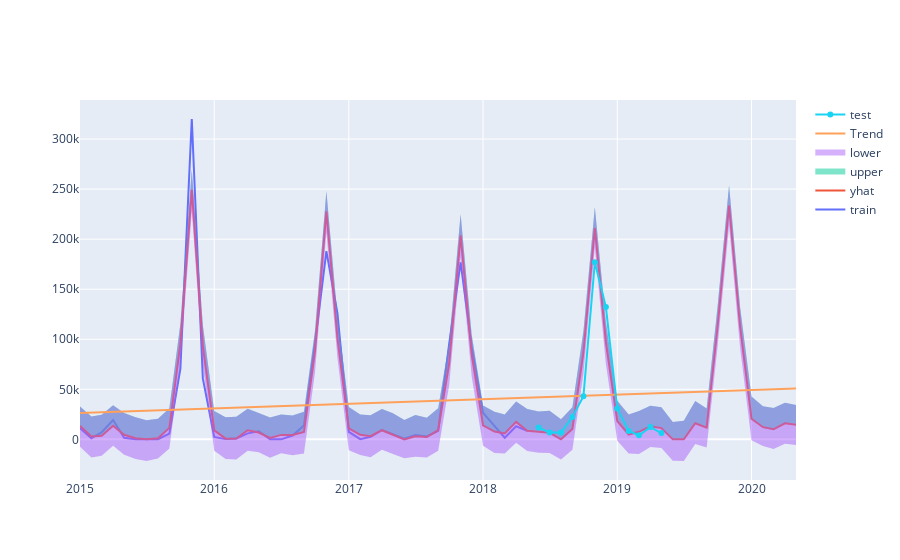

Write notebook code for a chart like this one.
### Code cell
py.iplot([
    go.Scatter(x=df_train['ds'], y=df_train['y'], name='train'),
    go.Scatter(x=forecast['ds'], y=forecast['yhat'], name='yhat'),
    go.Scatter(x=forecast['ds'], y=forecast['yhat_upper'], fill='tonexty', mode='none', name='upper'),
    go.Scatter(x=forecast['ds'], y=forecast['yhat_lower'], fill='tonexty', mode='none', name='lower'),
    go.Scatter(x=forecast['ds'], y=forecast['trend'], name='Trend'),
    go.Scatter(x=df_test['ds'], y=df_test['y'], name='test'),
])
